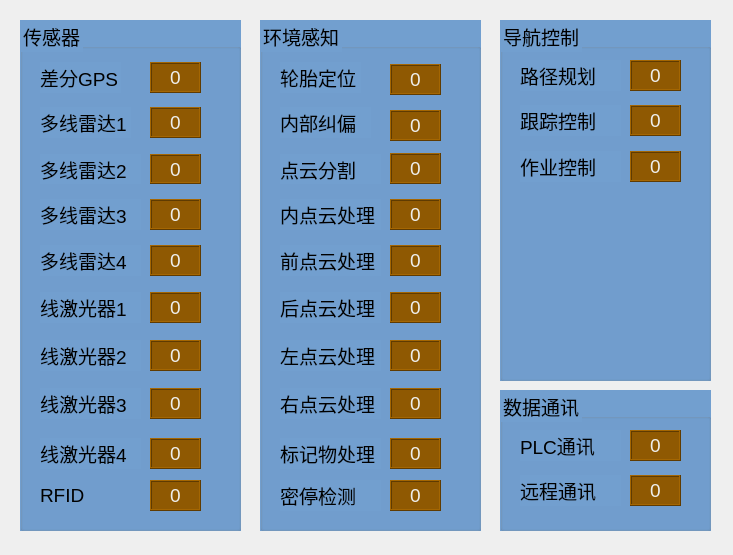
<?xml version="1.0" encoding="UTF-8"?>
<ui version="4.0">
 <class>Dialog_NodeCheck</class>
 <widget class="QDialog" name="Dialog_NodeCheck">
  <property name="geometry">
   <rect>
    <x>0</x>
    <y>0</y>
    <width>733</width>
    <height>555</height>
   </rect>
  </property>
  <property name="windowTitle">
   <string>全系统状态检测</string>
  </property>
  <widget class="QGroupBox" name="groupBox_2">
   <property name="geometry">
    <rect>
     <x>20</x>
     <y>20</y>
     <width>221</width>
     <height>511</height>
    </rect>
   </property>
   <property name="font">
    <font>
     <pointsize>14</pointsize>
    </font>
   </property>
   <property name="styleSheet">
    <string notr="true">background-color: rgb(114, 159, 207);
gridline-color: rgb(0, 0, 0);</string>
   </property>
   <property name="title">
    <string>传感器</string>
   </property>
   <widget class="QLabel" name="label_25">
    <property name="geometry">
     <rect>
      <x>20</x>
      <y>87</y>
      <width>91</width>
      <height>31</height>
     </rect>
    </property>
    <property name="font">
     <font>
      <pointsize>14</pointsize>
     </font>
    </property>
    <property name="text">
     <string>多线雷达1</string>
    </property>
   </widget>
   <widget class="QLabel" name="label_lidar1_hb">
    <property name="geometry">
     <rect>
      <x>130</x>
      <y>87</y>
      <width>51</width>
      <height>31</height>
     </rect>
    </property>
    <property name="font">
     <font>
      <pointsize>14</pointsize>
     </font>
    </property>
    <property name="styleSheet">
     <string notr="true">color: rgb(238, 238, 236);
background-color: rgb(143, 89, 2);</string>
    </property>
    <property name="frameShape">
     <enum>QFrame::Box</enum>
    </property>
    <property name="frameShadow">
     <enum>QFrame::Raised</enum>
    </property>
    <property name="text">
     <string>0</string>
    </property>
    <property name="alignment">
     <set>Qt::AlignCenter</set>
    </property>
   </widget>
   <widget class="QLabel" name="label_27">
    <property name="geometry">
     <rect>
      <x>20</x>
      <y>134</y>
      <width>101</width>
      <height>30</height>
     </rect>
    </property>
    <property name="font">
     <font>
      <pointsize>14</pointsize>
     </font>
    </property>
    <property name="text">
     <string>多线雷达2</string>
    </property>
   </widget>
   <widget class="QLabel" name="label_lidar2_hb">
    <property name="geometry">
     <rect>
      <x>130</x>
      <y>134</y>
      <width>51</width>
      <height>30</height>
     </rect>
    </property>
    <property name="font">
     <font>
      <pointsize>14</pointsize>
     </font>
    </property>
    <property name="styleSheet">
     <string notr="true">color: rgb(238, 238, 236);
background-color: rgb(143, 89, 2);</string>
    </property>
    <property name="frameShape">
     <enum>QFrame::Box</enum>
    </property>
    <property name="frameShadow">
     <enum>QFrame::Raised</enum>
    </property>
    <property name="text">
     <string>0</string>
    </property>
    <property name="alignment">
     <set>Qt::AlignCenter</set>
    </property>
   </widget>
   <widget class="QLabel" name="label_lidar4_hb">
    <property name="geometry">
     <rect>
      <x>130</x>
      <y>225</y>
      <width>51</width>
      <height>31</height>
     </rect>
    </property>
    <property name="font">
     <font>
      <pointsize>14</pointsize>
     </font>
    </property>
    <property name="styleSheet">
     <string notr="true">color: rgb(238, 238, 236);
background-color: rgb(143, 89, 2);</string>
    </property>
    <property name="frameShape">
     <enum>QFrame::Box</enum>
    </property>
    <property name="frameShadow">
     <enum>QFrame::Raised</enum>
    </property>
    <property name="text">
     <string>0</string>
    </property>
    <property name="alignment">
     <set>Qt::AlignCenter</set>
    </property>
   </widget>
   <widget class="QLabel" name="label_29">
    <property name="geometry">
     <rect>
      <x>20</x>
      <y>225</y>
      <width>101</width>
      <height>31</height>
     </rect>
    </property>
    <property name="font">
     <font>
      <pointsize>14</pointsize>
     </font>
    </property>
    <property name="text">
     <string>多线雷达4</string>
    </property>
   </widget>
   <widget class="QLabel" name="label_30">
    <property name="geometry">
     <rect>
      <x>20</x>
      <y>179</y>
      <width>101</width>
      <height>31</height>
     </rect>
    </property>
    <property name="font">
     <font>
      <pointsize>14</pointsize>
     </font>
    </property>
    <property name="text">
     <string>多线雷达3</string>
    </property>
   </widget>
   <widget class="QLabel" name="label_lidar3_hb">
    <property name="geometry">
     <rect>
      <x>130</x>
      <y>179</y>
      <width>51</width>
      <height>31</height>
     </rect>
    </property>
    <property name="font">
     <font>
      <pointsize>14</pointsize>
     </font>
    </property>
    <property name="styleSheet">
     <string notr="true">color: rgb(238, 238, 236);
background-color: rgb(143, 89, 2);</string>
    </property>
    <property name="frameShape">
     <enum>QFrame::Box</enum>
    </property>
    <property name="frameShadow">
     <enum>QFrame::Raised</enum>
    </property>
    <property name="text">
     <string>0</string>
    </property>
    <property name="alignment">
     <set>Qt::AlignCenter</set>
    </property>
   </widget>
   <widget class="QLabel" name="label_31">
    <property name="geometry">
     <rect>
      <x>20</x>
      <y>42</y>
      <width>81</width>
      <height>31</height>
     </rect>
    </property>
    <property name="font">
     <font>
      <pointsize>14</pointsize>
     </font>
    </property>
    <property name="text">
     <string>差分GPS</string>
    </property>
   </widget>
   <widget class="QLabel" name="label_gps_hb">
    <property name="geometry">
     <rect>
      <x>130</x>
      <y>42</y>
      <width>51</width>
      <height>31</height>
     </rect>
    </property>
    <property name="font">
     <font>
      <pointsize>14</pointsize>
     </font>
    </property>
    <property name="styleSheet">
     <string notr="true">color: rgb(238, 238, 236);
background-color: rgb(143, 89, 2);</string>
    </property>
    <property name="frameShape">
     <enum>QFrame::Box</enum>
    </property>
    <property name="frameShadow">
     <enum>QFrame::Raised</enum>
    </property>
    <property name="text">
     <string>0</string>
    </property>
    <property name="alignment">
     <set>Qt::AlignCenter</set>
    </property>
   </widget>
   <widget class="QLabel" name="label_32">
    <property name="geometry">
     <rect>
      <x>20</x>
      <y>272</y>
      <width>101</width>
      <height>31</height>
     </rect>
    </property>
    <property name="font">
     <font>
      <pointsize>14</pointsize>
     </font>
    </property>
    <property name="text">
     <string>线激光器1</string>
    </property>
   </widget>
   <widget class="QLabel" name="label_scan1_hb">
    <property name="geometry">
     <rect>
      <x>130</x>
      <y>272</y>
      <width>51</width>
      <height>31</height>
     </rect>
    </property>
    <property name="font">
     <font>
      <pointsize>14</pointsize>
     </font>
    </property>
    <property name="styleSheet">
     <string notr="true">color: rgb(238, 238, 236);
background-color: rgb(143, 89, 2);</string>
    </property>
    <property name="frameShape">
     <enum>QFrame::Box</enum>
    </property>
    <property name="frameShadow">
     <enum>QFrame::Raised</enum>
    </property>
    <property name="text">
     <string>0</string>
    </property>
    <property name="alignment">
     <set>Qt::AlignCenter</set>
    </property>
   </widget>
   <widget class="QLabel" name="label_scan2_hb">
    <property name="geometry">
     <rect>
      <x>130</x>
      <y>320</y>
      <width>51</width>
      <height>31</height>
     </rect>
    </property>
    <property name="font">
     <font>
      <pointsize>14</pointsize>
     </font>
    </property>
    <property name="styleSheet">
     <string notr="true">color: rgb(238, 238, 236);
background-color: rgb(143, 89, 2);</string>
    </property>
    <property name="frameShape">
     <enum>QFrame::Box</enum>
    </property>
    <property name="frameShadow">
     <enum>QFrame::Raised</enum>
    </property>
    <property name="text">
     <string>0</string>
    </property>
    <property name="alignment">
     <set>Qt::AlignCenter</set>
    </property>
   </widget>
   <widget class="QLabel" name="label_33">
    <property name="geometry">
     <rect>
      <x>20</x>
      <y>320</y>
      <width>101</width>
      <height>31</height>
     </rect>
    </property>
    <property name="font">
     <font>
      <pointsize>14</pointsize>
     </font>
    </property>
    <property name="text">
     <string>线激光器2</string>
    </property>
   </widget>
   <widget class="QLabel" name="label_scan3_hb">
    <property name="geometry">
     <rect>
      <x>130</x>
      <y>368</y>
      <width>51</width>
      <height>31</height>
     </rect>
    </property>
    <property name="font">
     <font>
      <pointsize>14</pointsize>
     </font>
    </property>
    <property name="styleSheet">
     <string notr="true">color: rgb(238, 238, 236);
background-color: rgb(143, 89, 2);</string>
    </property>
    <property name="frameShape">
     <enum>QFrame::Box</enum>
    </property>
    <property name="frameShadow">
     <enum>QFrame::Raised</enum>
    </property>
    <property name="text">
     <string>0</string>
    </property>
    <property name="alignment">
     <set>Qt::AlignCenter</set>
    </property>
   </widget>
   <widget class="QLabel" name="label_34">
    <property name="geometry">
     <rect>
      <x>20</x>
      <y>368</y>
      <width>101</width>
      <height>31</height>
     </rect>
    </property>
    <property name="font">
     <font>
      <pointsize>14</pointsize>
     </font>
    </property>
    <property name="text">
     <string>线激光器3</string>
    </property>
   </widget>
   <widget class="QLabel" name="label_35">
    <property name="geometry">
     <rect>
      <x>20</x>
      <y>418</y>
      <width>101</width>
      <height>31</height>
     </rect>
    </property>
    <property name="font">
     <font>
      <pointsize>14</pointsize>
     </font>
    </property>
    <property name="text">
     <string>线激光器4</string>
    </property>
   </widget>
   <widget class="QLabel" name="label_scan4_hb">
    <property name="geometry">
     <rect>
      <x>130</x>
      <y>418</y>
      <width>51</width>
      <height>31</height>
     </rect>
    </property>
    <property name="font">
     <font>
      <pointsize>14</pointsize>
     </font>
    </property>
    <property name="styleSheet">
     <string notr="true">color: rgb(238, 238, 236);
background-color: rgb(143, 89, 2);</string>
    </property>
    <property name="frameShape">
     <enum>QFrame::Box</enum>
    </property>
    <property name="frameShadow">
     <enum>QFrame::Raised</enum>
    </property>
    <property name="text">
     <string>0</string>
    </property>
    <property name="alignment">
     <set>Qt::AlignCenter</set>
    </property>
   </widget>
  </widget>
  <widget class="QGroupBox" name="groupBox_4">
   <property name="geometry">
    <rect>
     <x>500</x>
     <y>390</y>
     <width>211</width>
     <height>141</height>
    </rect>
   </property>
   <property name="font">
    <font>
     <pointsize>14</pointsize>
    </font>
   </property>
   <property name="styleSheet">
    <string notr="true">background-color: rgb(114, 159, 207);
gridline-color: rgb(0, 0, 0);</string>
   </property>
   <property name="title">
    <string>数据通讯</string>
   </property>
   <widget class="QLabel" name="label_37">
    <property name="geometry">
     <rect>
      <x>20</x>
      <y>40</y>
      <width>101</width>
      <height>31</height>
     </rect>
    </property>
    <property name="font">
     <font>
      <pointsize>14</pointsize>
     </font>
    </property>
    <property name="text">
     <string>PLC通讯</string>
    </property>
   </widget>
   <widget class="QLabel" name="label_plc_hb">
    <property name="geometry">
     <rect>
      <x>130</x>
      <y>40</y>
      <width>51</width>
      <height>31</height>
     </rect>
    </property>
    <property name="font">
     <font>
      <pointsize>14</pointsize>
     </font>
    </property>
    <property name="styleSheet">
     <string notr="true">color: rgb(238, 238, 236);
background-color: rgb(143, 89, 2);</string>
    </property>
    <property name="frameShape">
     <enum>QFrame::Box</enum>
    </property>
    <property name="frameShadow">
     <enum>QFrame::Raised</enum>
    </property>
    <property name="text">
     <string>0</string>
    </property>
    <property name="alignment">
     <set>Qt::AlignCenter</set>
    </property>
   </widget>
   <widget class="QLabel" name="label_38">
    <property name="geometry">
     <rect>
      <x>20</x>
      <y>85</y>
      <width>101</width>
      <height>31</height>
     </rect>
    </property>
    <property name="font">
     <font>
      <pointsize>14</pointsize>
     </font>
    </property>
    <property name="text">
     <string>远程通讯</string>
    </property>
   </widget>
   <widget class="QLabel" name="label_mqtt_hb">
    <property name="geometry">
     <rect>
      <x>130</x>
      <y>85</y>
      <width>51</width>
      <height>31</height>
     </rect>
    </property>
    <property name="font">
     <font>
      <pointsize>14</pointsize>
     </font>
    </property>
    <property name="styleSheet">
     <string notr="true">color: rgb(238, 238, 236);
background-color: rgb(143, 89, 2);</string>
    </property>
    <property name="frameShape">
     <enum>QFrame::Box</enum>
    </property>
    <property name="frameShadow">
     <enum>QFrame::Raised</enum>
    </property>
    <property name="text">
     <string>0</string>
    </property>
    <property name="alignment">
     <set>Qt::AlignCenter</set>
    </property>
   </widget>
  </widget>
  <widget class="QGroupBox" name="groupBox_5">
   <property name="geometry">
    <rect>
     <x>500</x>
     <y>20</y>
     <width>211</width>
     <height>361</height>
    </rect>
   </property>
   <property name="font">
    <font>
     <pointsize>14</pointsize>
    </font>
   </property>
   <property name="styleSheet">
    <string notr="true">background-color: rgb(114, 159, 207);
gridline-color: rgb(0, 0, 0);</string>
   </property>
   <property name="title">
    <string>导航控制</string>
   </property>
   <widget class="QLabel" name="label_39">
    <property name="geometry">
     <rect>
      <x>20</x>
      <y>40</y>
      <width>101</width>
      <height>31</height>
     </rect>
    </property>
    <property name="font">
     <font>
      <pointsize>14</pointsize>
     </font>
    </property>
    <property name="text">
     <string>路径规划</string>
    </property>
   </widget>
   <widget class="QLabel" name="label_pathplan_hb">
    <property name="geometry">
     <rect>
      <x>130</x>
      <y>40</y>
      <width>51</width>
      <height>31</height>
     </rect>
    </property>
    <property name="font">
     <font>
      <pointsize>14</pointsize>
     </font>
    </property>
    <property name="styleSheet">
     <string notr="true">color: rgb(238, 238, 236);
background-color: rgb(143, 89, 2);</string>
    </property>
    <property name="frameShape">
     <enum>QFrame::Box</enum>
    </property>
    <property name="frameShadow">
     <enum>QFrame::Raised</enum>
    </property>
    <property name="text">
     <string>0</string>
    </property>
    <property name="alignment">
     <set>Qt::AlignCenter</set>
    </property>
   </widget>
   <widget class="QLabel" name="label_pathtrack_hb">
    <property name="geometry">
     <rect>
      <x>130</x>
      <y>85</y>
      <width>51</width>
      <height>31</height>
     </rect>
    </property>
    <property name="font">
     <font>
      <pointsize>14</pointsize>
     </font>
    </property>
    <property name="styleSheet">
     <string notr="true">color: rgb(238, 238, 236);
background-color: rgb(143, 89, 2);</string>
    </property>
    <property name="frameShape">
     <enum>QFrame::Box</enum>
    </property>
    <property name="frameShadow">
     <enum>QFrame::Raised</enum>
    </property>
    <property name="text">
     <string>0</string>
    </property>
    <property name="alignment">
     <set>Qt::AlignCenter</set>
    </property>
   </widget>
   <widget class="QLabel" name="label_41">
    <property name="geometry">
     <rect>
      <x>20</x>
      <y>85</y>
      <width>101</width>
      <height>31</height>
     </rect>
    </property>
    <property name="font">
     <font>
      <pointsize>14</pointsize>
     </font>
    </property>
    <property name="text">
     <string>跟踪控制</string>
    </property>
   </widget>
   <widget class="QLabel" name="label_work_hb">
    <property name="geometry">
     <rect>
      <x>130</x>
      <y>131</y>
      <width>51</width>
      <height>31</height>
     </rect>
    </property>
    <property name="font">
     <font>
      <pointsize>14</pointsize>
     </font>
    </property>
    <property name="styleSheet">
     <string notr="true">color: rgb(238, 238, 236);
background-color: rgb(143, 89, 2);</string>
    </property>
    <property name="frameShape">
     <enum>QFrame::Box</enum>
    </property>
    <property name="frameShadow">
     <enum>QFrame::Raised</enum>
    </property>
    <property name="text">
     <string>0</string>
    </property>
    <property name="alignment">
     <set>Qt::AlignCenter</set>
    </property>
   </widget>
   <widget class="QLabel" name="label_42">
    <property name="geometry">
     <rect>
      <x>20</x>
      <y>131</y>
      <width>101</width>
      <height>31</height>
     </rect>
    </property>
    <property name="font">
     <font>
      <pointsize>14</pointsize>
     </font>
    </property>
    <property name="text">
     <string>作业控制</string>
    </property>
   </widget>
  </widget>
  <widget class="QLabel" name="label_RFID_hb">
   <property name="geometry">
    <rect>
     <x>150</x>
     <y>480</y>
     <width>51</width>
     <height>31</height>
    </rect>
   </property>
   <property name="font">
    <font>
     <pointsize>14</pointsize>
    </font>
   </property>
   <property name="styleSheet">
    <string notr="true">color: rgb(238, 238, 236);
background-color: rgb(143, 89, 2);</string>
   </property>
   <property name="frameShape">
    <enum>QFrame::Box</enum>
   </property>
   <property name="frameShadow">
    <enum>QFrame::Raised</enum>
   </property>
   <property name="text">
    <string>0</string>
   </property>
   <property name="alignment">
    <set>Qt::AlignCenter</set>
   </property>
  </widget>
  <widget class="QLabel" name="label_36">
   <property name="geometry">
    <rect>
     <x>40</x>
     <y>480</y>
     <width>101</width>
     <height>31</height>
    </rect>
   </property>
   <property name="font">
    <font>
     <pointsize>14</pointsize>
    </font>
   </property>
   <property name="text">
    <string>RFID</string>
   </property>
  </widget>
  <widget class="QGroupBox" name="groupBox_3">
   <property name="geometry">
    <rect>
     <x>260</x>
     <y>20</y>
     <width>221</width>
     <height>511</height>
    </rect>
   </property>
   <property name="font">
    <font>
     <pointsize>14</pointsize>
    </font>
   </property>
   <property name="styleSheet">
    <string notr="true">background-color: rgb(114, 159, 207);
gridline-color: rgb(0, 0, 0);</string>
   </property>
   <property name="title">
    <string>环境感知</string>
   </property>
   <widget class="QLabel" name="label_26">
    <property name="geometry">
     <rect>
      <x>20</x>
      <y>87</y>
      <width>91</width>
      <height>31</height>
     </rect>
    </property>
    <property name="font">
     <font>
      <pointsize>14</pointsize>
     </font>
    </property>
    <property name="text">
     <string>内部纠偏</string>
    </property>
   </widget>
   <widget class="QLabel" name="label_28">
    <property name="geometry">
     <rect>
      <x>20</x>
      <y>134</y>
      <width>101</width>
      <height>30</height>
     </rect>
    </property>
    <property name="font">
     <font>
      <pointsize>14</pointsize>
     </font>
    </property>
    <property name="text">
     <string>点云分割</string>
    </property>
   </widget>
   <widget class="QLabel" name="label_cloudfront_hb">
    <property name="geometry">
     <rect>
      <x>130</x>
      <y>225</y>
      <width>51</width>
      <height>31</height>
     </rect>
    </property>
    <property name="font">
     <font>
      <pointsize>14</pointsize>
     </font>
    </property>
    <property name="styleSheet">
     <string notr="true">color: rgb(238, 238, 236);
background-color: rgb(143, 89, 2);</string>
    </property>
    <property name="frameShape">
     <enum>QFrame::Box</enum>
    </property>
    <property name="frameShadow">
     <enum>QFrame::Raised</enum>
    </property>
    <property name="text">
     <string>0</string>
    </property>
    <property name="alignment">
     <set>Qt::AlignCenter</set>
    </property>
   </widget>
   <widget class="QLabel" name="label_40">
    <property name="geometry">
     <rect>
      <x>20</x>
      <y>225</y>
      <width>101</width>
      <height>31</height>
     </rect>
    </property>
    <property name="font">
     <font>
      <pointsize>14</pointsize>
     </font>
    </property>
    <property name="text">
     <string>前点云处理</string>
    </property>
   </widget>
   <widget class="QLabel" name="label_44">
    <property name="geometry">
     <rect>
      <x>20</x>
      <y>179</y>
      <width>101</width>
      <height>31</height>
     </rect>
    </property>
    <property name="font">
     <font>
      <pointsize>14</pointsize>
     </font>
    </property>
    <property name="text">
     <string>内点云处理</string>
    </property>
   </widget>
   <widget class="QLabel" name="label_cloudinside_hb">
    <property name="geometry">
     <rect>
      <x>130</x>
      <y>179</y>
      <width>51</width>
      <height>31</height>
     </rect>
    </property>
    <property name="font">
     <font>
      <pointsize>14</pointsize>
     </font>
    </property>
    <property name="styleSheet">
     <string notr="true">color: rgb(238, 238, 236);
background-color: rgb(143, 89, 2);</string>
    </property>
    <property name="frameShape">
     <enum>QFrame::Box</enum>
    </property>
    <property name="frameShadow">
     <enum>QFrame::Raised</enum>
    </property>
    <property name="text">
     <string>0</string>
    </property>
    <property name="alignment">
     <set>Qt::AlignCenter</set>
    </property>
   </widget>
   <widget class="QLabel" name="label_45">
    <property name="geometry">
     <rect>
      <x>20</x>
      <y>42</y>
      <width>81</width>
      <height>31</height>
     </rect>
    </property>
    <property name="font">
     <font>
      <pointsize>14</pointsize>
     </font>
    </property>
    <property name="text">
     <string>轮胎定位</string>
    </property>
   </widget>
   <widget class="QLabel" name="label_46">
    <property name="geometry">
     <rect>
      <x>20</x>
      <y>272</y>
      <width>101</width>
      <height>31</height>
     </rect>
    </property>
    <property name="font">
     <font>
      <pointsize>14</pointsize>
     </font>
    </property>
    <property name="text">
     <string>后点云处理</string>
    </property>
   </widget>
   <widget class="QLabel" name="label_cloudback_hb">
    <property name="geometry">
     <rect>
      <x>130</x>
      <y>272</y>
      <width>51</width>
      <height>31</height>
     </rect>
    </property>
    <property name="font">
     <font>
      <pointsize>14</pointsize>
     </font>
    </property>
    <property name="styleSheet">
     <string notr="true">color: rgb(238, 238, 236);
background-color: rgb(143, 89, 2);</string>
    </property>
    <property name="frameShape">
     <enum>QFrame::Box</enum>
    </property>
    <property name="frameShadow">
     <enum>QFrame::Raised</enum>
    </property>
    <property name="text">
     <string>0</string>
    </property>
    <property name="alignment">
     <set>Qt::AlignCenter</set>
    </property>
   </widget>
   <widget class="QLabel" name="label_cloudleft_hb">
    <property name="geometry">
     <rect>
      <x>130</x>
      <y>320</y>
      <width>51</width>
      <height>31</height>
     </rect>
    </property>
    <property name="font">
     <font>
      <pointsize>14</pointsize>
     </font>
    </property>
    <property name="styleSheet">
     <string notr="true">color: rgb(238, 238, 236);
background-color: rgb(143, 89, 2);</string>
    </property>
    <property name="frameShape">
     <enum>QFrame::Box</enum>
    </property>
    <property name="frameShadow">
     <enum>QFrame::Raised</enum>
    </property>
    <property name="text">
     <string>0</string>
    </property>
    <property name="alignment">
     <set>Qt::AlignCenter</set>
    </property>
   </widget>
   <widget class="QLabel" name="label_50">
    <property name="geometry">
     <rect>
      <x>20</x>
      <y>320</y>
      <width>101</width>
      <height>31</height>
     </rect>
    </property>
    <property name="font">
     <font>
      <pointsize>14</pointsize>
     </font>
    </property>
    <property name="text">
     <string>左点云处理</string>
    </property>
   </widget>
   <widget class="QLabel" name="label_cloudright_hb">
    <property name="geometry">
     <rect>
      <x>130</x>
      <y>368</y>
      <width>51</width>
      <height>31</height>
     </rect>
    </property>
    <property name="font">
     <font>
      <pointsize>14</pointsize>
     </font>
    </property>
    <property name="styleSheet">
     <string notr="true">color: rgb(238, 238, 236);
background-color: rgb(143, 89, 2);</string>
    </property>
    <property name="frameShape">
     <enum>QFrame::Box</enum>
    </property>
    <property name="frameShadow">
     <enum>QFrame::Raised</enum>
    </property>
    <property name="text">
     <string>0</string>
    </property>
    <property name="alignment">
     <set>Qt::AlignCenter</set>
    </property>
   </widget>
   <widget class="QLabel" name="label_51">
    <property name="geometry">
     <rect>
      <x>20</x>
      <y>368</y>
      <width>101</width>
      <height>31</height>
     </rect>
    </property>
    <property name="font">
     <font>
      <pointsize>14</pointsize>
     </font>
    </property>
    <property name="text">
     <string>右点云处理</string>
    </property>
   </widget>
   <widget class="QLabel" name="label_52">
    <property name="geometry">
     <rect>
      <x>20</x>
      <y>418</y>
      <width>101</width>
      <height>31</height>
     </rect>
    </property>
    <property name="font">
     <font>
      <pointsize>14</pointsize>
     </font>
    </property>
    <property name="text">
     <string>标记物处理</string>
    </property>
   </widget>
   <widget class="QLabel" name="label_cloudmarker_hb">
    <property name="geometry">
     <rect>
      <x>130</x>
      <y>418</y>
      <width>51</width>
      <height>31</height>
     </rect>
    </property>
    <property name="font">
     <font>
      <pointsize>14</pointsize>
     </font>
    </property>
    <property name="styleSheet">
     <string notr="true">color: rgb(238, 238, 236);
background-color: rgb(143, 89, 2);</string>
    </property>
    <property name="frameShape">
     <enum>QFrame::Box</enum>
    </property>
    <property name="frameShadow">
     <enum>QFrame::Raised</enum>
    </property>
    <property name="text">
     <string>0</string>
    </property>
    <property name="alignment">
     <set>Qt::AlignCenter</set>
    </property>
   </widget>
   <widget class="QLabel" name="label_53">
    <property name="geometry">
     <rect>
      <x>20</x>
      <y>460</y>
      <width>101</width>
      <height>31</height>
     </rect>
    </property>
    <property name="font">
     <font>
      <pointsize>14</pointsize>
     </font>
    </property>
    <property name="text">
     <string>密停检测</string>
    </property>
   </widget>
   <widget class="QLabel" name="label_mistop_hb">
    <property name="geometry">
     <rect>
      <x>130</x>
      <y>460</y>
      <width>51</width>
      <height>31</height>
     </rect>
    </property>
    <property name="font">
     <font>
      <pointsize>14</pointsize>
     </font>
    </property>
    <property name="styleSheet">
     <string notr="true">color: rgb(238, 238, 236);
background-color: rgb(143, 89, 2);</string>
    </property>
    <property name="frameShape">
     <enum>QFrame::Box</enum>
    </property>
    <property name="frameShadow">
     <enum>QFrame::Raised</enum>
    </property>
    <property name="text">
     <string>0</string>
    </property>
    <property name="alignment">
     <set>Qt::AlignCenter</set>
    </property>
   </widget>
   <widget class="QLabel" name="label_scancheck_hb">
    <property name="geometry">
     <rect>
      <x>130</x>
      <y>44</y>
      <width>51</width>
      <height>31</height>
     </rect>
    </property>
    <property name="font">
     <font>
      <pointsize>14</pointsize>
     </font>
    </property>
    <property name="styleSheet">
     <string notr="true">color: rgb(238, 238, 236);
background-color: rgb(143, 89, 2);</string>
    </property>
    <property name="frameShape">
     <enum>QFrame::Box</enum>
    </property>
    <property name="frameShadow">
     <enum>QFrame::Raised</enum>
    </property>
    <property name="text">
     <string>0</string>
    </property>
    <property name="alignment">
     <set>Qt::AlignCenter</set>
    </property>
   </widget>
   <widget class="QLabel" name="label_scancheckangle_hb">
    <property name="geometry">
     <rect>
      <x>130</x>
      <y>90</y>
      <width>51</width>
      <height>31</height>
     </rect>
    </property>
    <property name="font">
     <font>
      <pointsize>14</pointsize>
     </font>
    </property>
    <property name="styleSheet">
     <string notr="true">color: rgb(238, 238, 236);
background-color: rgb(143, 89, 2);</string>
    </property>
    <property name="frameShape">
     <enum>QFrame::Box</enum>
    </property>
    <property name="frameShadow">
     <enum>QFrame::Raised</enum>
    </property>
    <property name="text">
     <string>0</string>
    </property>
    <property name="alignment">
     <set>Qt::AlignCenter</set>
    </property>
   </widget>
   <widget class="QLabel" name="label_cloudsegmentation_hb">
    <property name="geometry">
     <rect>
      <x>130</x>
      <y>133</y>
      <width>51</width>
      <height>31</height>
     </rect>
    </property>
    <property name="font">
     <font>
      <pointsize>14</pointsize>
     </font>
    </property>
    <property name="styleSheet">
     <string notr="true">color: rgb(238, 238, 236);
background-color: rgb(143, 89, 2);</string>
    </property>
    <property name="frameShape">
     <enum>QFrame::Box</enum>
    </property>
    <property name="frameShadow">
     <enum>QFrame::Raised</enum>
    </property>
    <property name="text">
     <string>0</string>
    </property>
    <property name="alignment">
     <set>Qt::AlignCenter</set>
    </property>
   </widget>
  </widget>
 </widget>
 <resources/>
 <connections/>
</ui>
